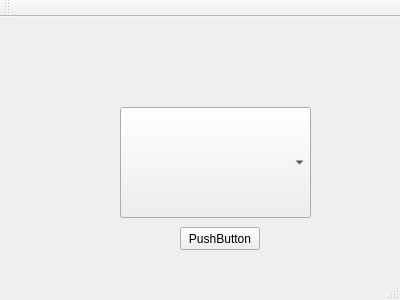
<?xml version="1.0" encoding="UTF-8"?>
<ui version="4.0">
 <class>MainWindow</class>
 <widget class="QMainWindow" name="MainWindow">
  <property name="geometry">
   <rect>
    <x>0</x>
    <y>0</y>
    <width>400</width>
    <height>300</height>
   </rect>
  </property>
  <property name="windowTitle">
   <string>MainWindow</string>
  </property>
  <widget class="QWidget" name="centralWidget">
   <widget class="QComboBox" name="comboBox">
    <property name="geometry">
     <rect>
      <x>120</x>
      <y>90</y>
      <width>191</width>
      <height>111</height>
     </rect>
    </property>
   </widget>
   <widget class="QPushButton" name="pushButton">
    <property name="geometry">
     <rect>
      <x>180</x>
      <y>210</y>
      <width>80</width>
      <height>23</height>
     </rect>
    </property>
    <property name="text">
     <string>PushButton</string>
    </property>
   </widget>
  </widget>
  <widget class="QMenuBar" name="menuBar">
   <property name="geometry">
    <rect>
     <x>0</x>
     <y>0</y>
     <width>400</width>
     <height>20</height>
    </rect>
   </property>
  </widget>
  <widget class="QToolBar" name="mainToolBar">
   <attribute name="toolBarArea">
    <enum>TopToolBarArea</enum>
   </attribute>
   <attribute name="toolBarBreak">
    <bool>false</bool>
   </attribute>
  </widget>
  <widget class="QStatusBar" name="statusBar"/>
 </widget>
 <layoutdefault spacing="6" margin="11"/>
 <resources/>
 <connections/>
</ui>
